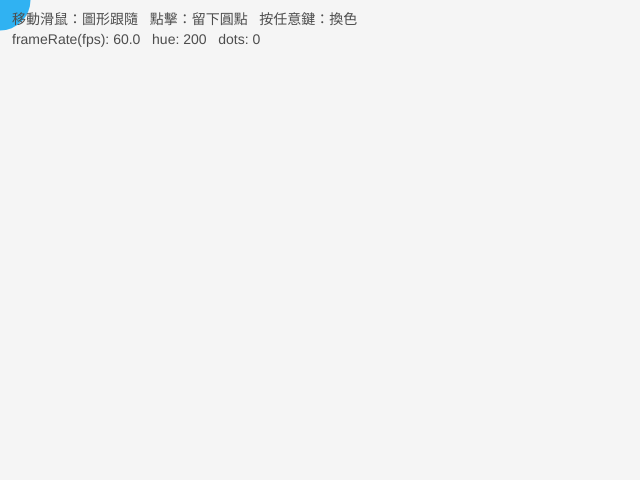
Frame 1 (no input)
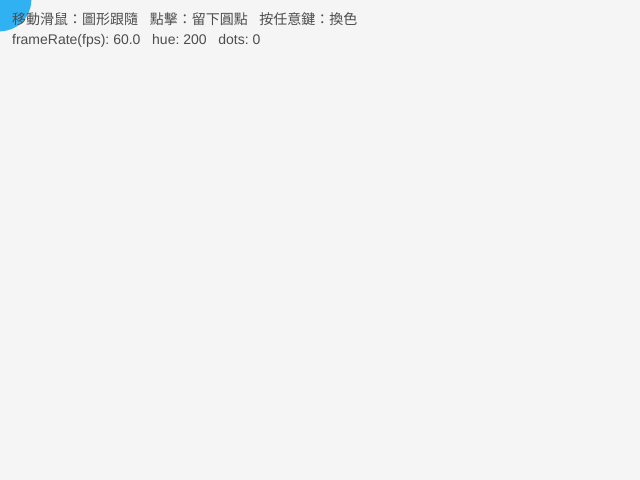
Frame 60 (no input)
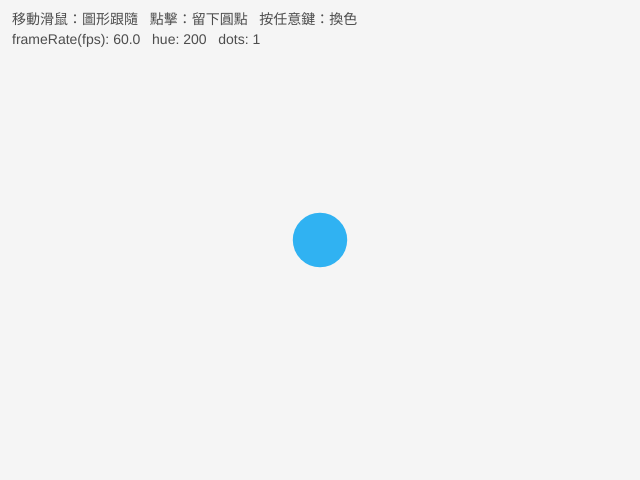
Frame 120 (the mouse pressed at the canvas centre since frame 60)

The p5.js sketch that drew these frames (run headless with seeded random() and noise() and a simulated clock; from frame 60 on, the mouse is pressed at the canvas centre):

// p5.js sketch
// ── sketch.js
// p02 變數與互動 (variables & interaction)
//
// 本範例要示範三個核心概念：
//   1. 變數 (variable)：用來儲存會隨時間變化的狀態（位置、半徑、顏色等）。
//   2. setup() / draw() 動畫迴圈：
//        - setup() 只在程式啟動時執行「一次」，用來做初始設定。
//        - draw()  會被 p5.js 自動「重複呼叫」，預設約每秒 60 次 (60 fps)，
//          每呼叫一次就是「一幀 (frame)」。把畫面每幀重畫一次，就形成動畫。
//   3. 互動 (interaction)：透過 mouseX / mouseY 取得滑鼠位置讓圖形跟隨，
//        並用事件函式 mousePressed() / keyPressed() 在使用者操作時改變狀態。

// ---- 狀態變數 (state variables) ----
// 這些變數宣告在最外層（全域），所以 setup() 與 draw() 都能存取、修改。
// draw() 每幀讀取並更新它們，畫面就會動起來。

let radius = 60;        // 主圓的半徑，會做「呼吸 (breathing)」效果而變化
let breathPhase = 0;    // 呼吸動畫的相位 (phase)，每幀遞增，丟進 sin() 產生來回變化
let hue = 200;          // 主圓的色相 (hue)，使用 HSB 色彩模式，0~360
let trail = [];         // 滑鼠軌跡：儲存一連串座標點，畫出跟隨滑鼠的尾巴
let dots = [];          // 由使用者點擊產生的固定圓點，示範「加圖形」

// setup() 只跑一次：建立畫布、設定一次性的繪圖參數。
function setup() {
  createCanvas(640, 480);   // 建立 640x480 的畫布 (canvas)
  colorMode(HSB, 360, 100, 100);  // 改用 HSB 色彩模式，方便用 hue 換色
  noStroke();               // 圖形不畫外框線
}

// draw() 每幀重複執行（約 60 fps）：清畫面 -> 更新狀態 -> 重畫。
function draw() {
  background(0, 0, 96);   // 每幀先用淺灰填滿背景，蓋掉上一幀（否則會殘留）

  // --- 動畫：呼吸效果 ---
  // breathPhase 每幀加一點點，sin() 會在 -1~1 之間來回，
  // 因此 radius 會在 (60-20) 到 (60+20) 之間平滑脹縮，像呼吸。
  breathPhase += 0.05;
  radius = 60 + sin(breathPhase) * 20;

  // --- 互動：用 mouseX / mouseY 讓主圓跟隨滑鼠 ---
  // 把目前滑鼠座標存進 trail 陣列，畫出逐漸淡出的軌跡尾巴。
  trail.push({ x: mouseX, y: mouseY });
  if (trail.length > 25) {
    trail.shift();   // 只保留最近 25 個點，舊的丟掉
  }

  // 先畫使用者點擊留下的固定圓點。
  for (const d of dots) {
    fill(d.hue, 70, 90);
    circle(d.x, d.y, 30);
  }

  // 畫滑鼠軌跡：愈舊的點愈小、愈透明。
  for (let i = 0; i < trail.length; i++) {
    const t = trail[i];
    const k = i / trail.length;            // 0(最舊)~1(最新)
    fill(hue, 60, 100, k);                 // 第四個值是透明度 (alpha)
    circle(t.x, t.y, radius * k);
  }

  // 主圓：畫在目前滑鼠位置，半徑隨呼吸變化。
  fill(hue, 80, 95);
  circle(mouseX, mouseY, radius);

  // 在畫面左上角顯示說明文字與目前狀態，方便對照變數的變化。
  fill(0, 0, 30);
  textSize(14);
  text("移動滑鼠：圖形跟隨   點擊：留下圓點   按任意鍵：換色", 12, 24);
  text("frameRate(fps): " + nf(frameRate(), 2, 1) + "   hue: " + int(hue) + "   dots: " + dots.length, 12, 44);
}

// mousePressed()：滑鼠按下時被自動呼叫一次（事件函式 event function）。
// 這裡在點擊位置新增一個固定圓點，示範「用互動改變狀態 / 加圖形」。
function mousePressed() {
  dots.push({ x: mouseX, y: mouseY, hue: random(0, 360) });
}

// keyPressed()：任一鍵按下時被自動呼叫一次。
// 按 'c' 清空所有圓點；其他鍵則隨機換主圓色相，示範「換色」。
function keyPressed() {
  if (key === 'c' || key === 'C') {
    dots = [];        // 清空使用者新增的圖形
  } else {
    hue = random(0, 360);
  }
}
